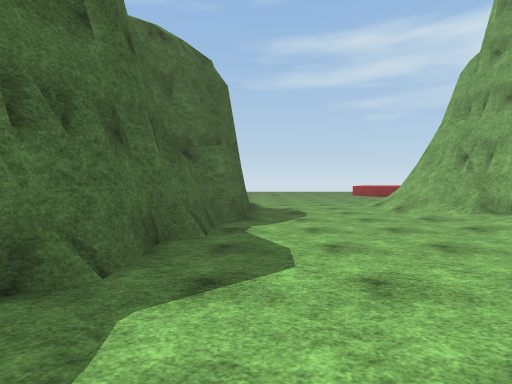
view 1 (above)

22 first-person views from a walk through a scene from a Unity 3-D project. The camera is 1.5 m above the floor, tilts 2° down and sees 80° across. The floor is counted in squares, 2 m on a side. Each view is taken from the middle of a square. On the plan, view 1 faces up. The plan holds only what a view shows up to about 10 squares ahead; the rest is blank. The place goes on beyond the plan. The player character is not drawn. Surface patterns are stand-ins for the level's own textures.

view 2
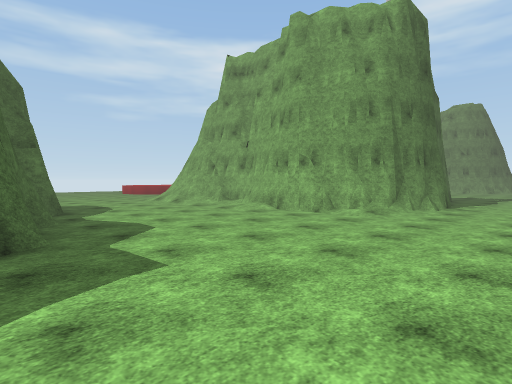

view 3
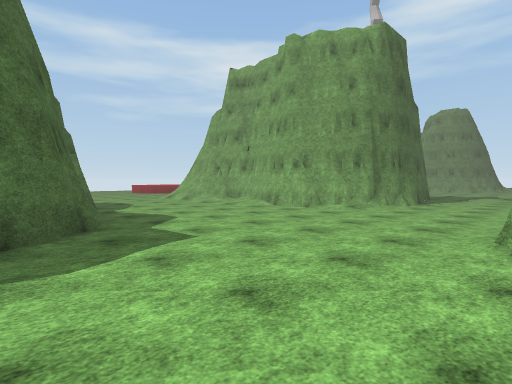

view 4
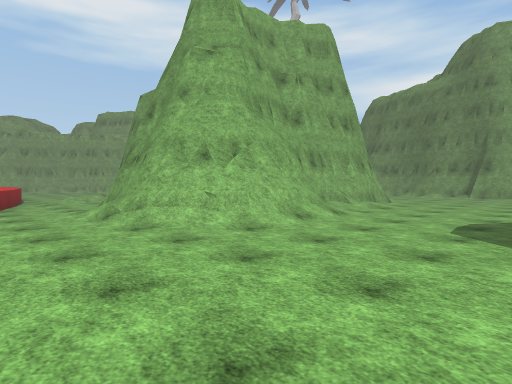

view 5
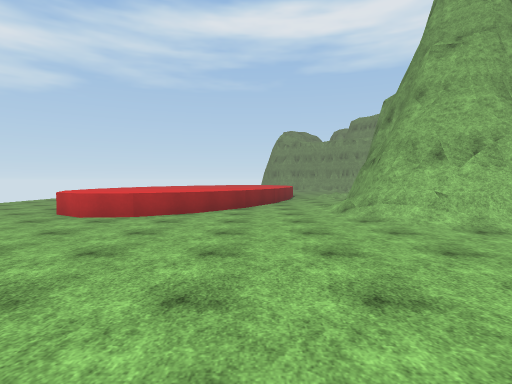

view 6
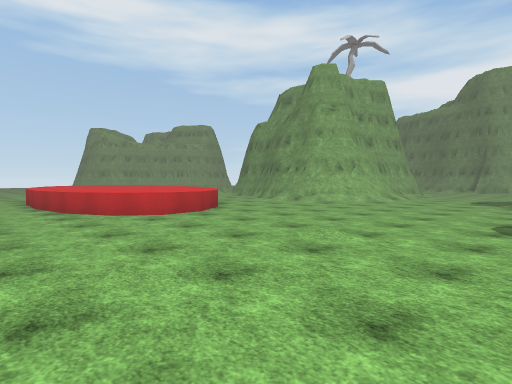

view 7
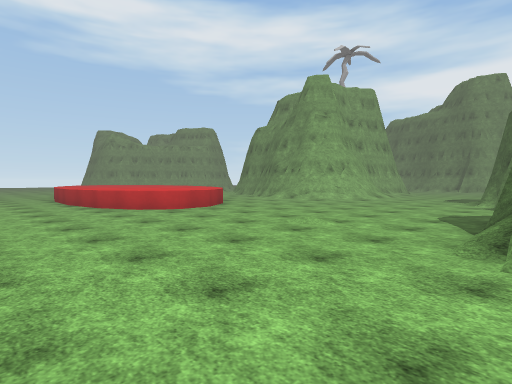

view 8
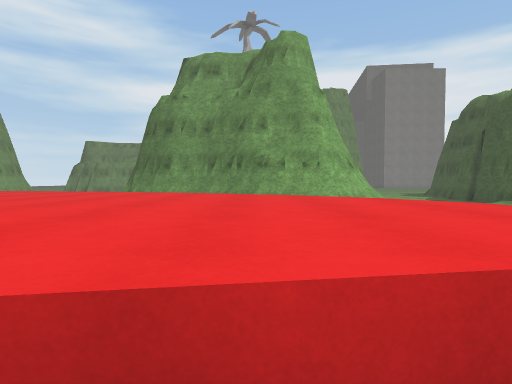

view 9
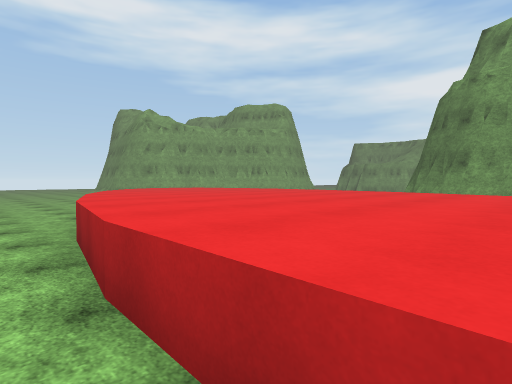

view 10
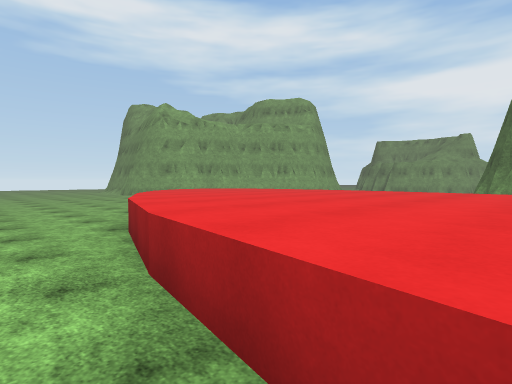

view 11
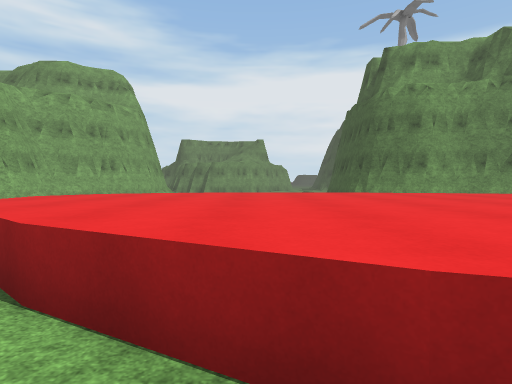

view 12
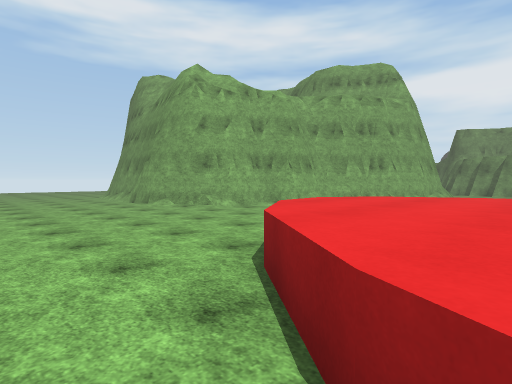

view 13
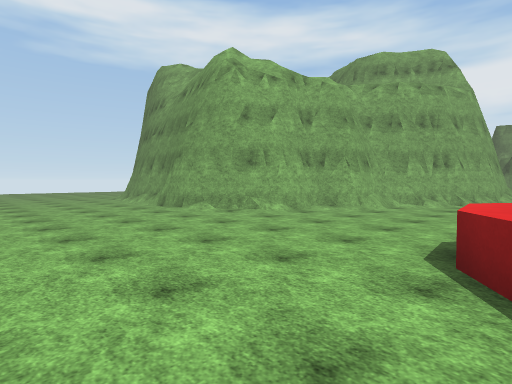

view 14
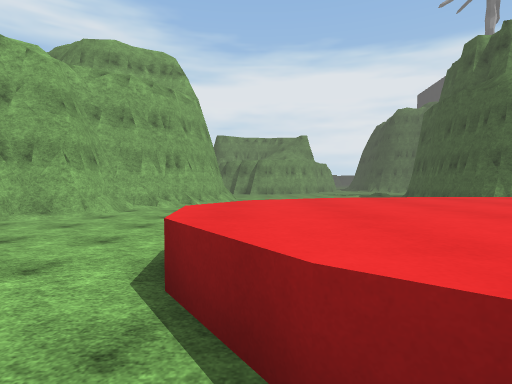

view 15
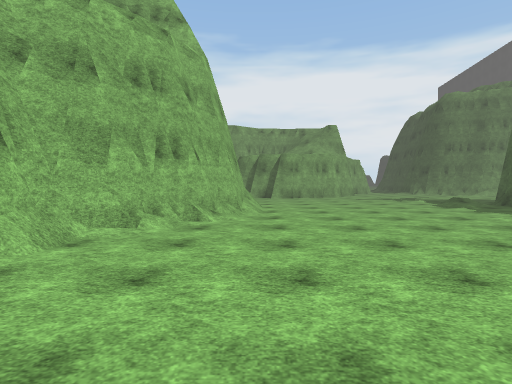

view 16
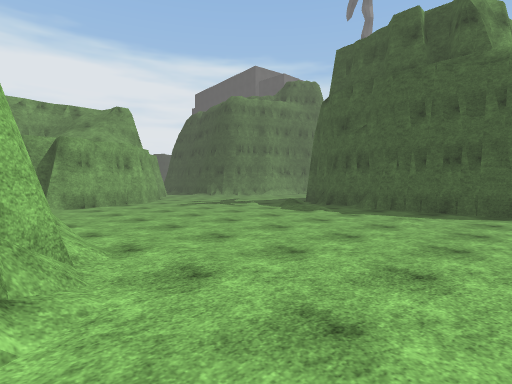

view 17
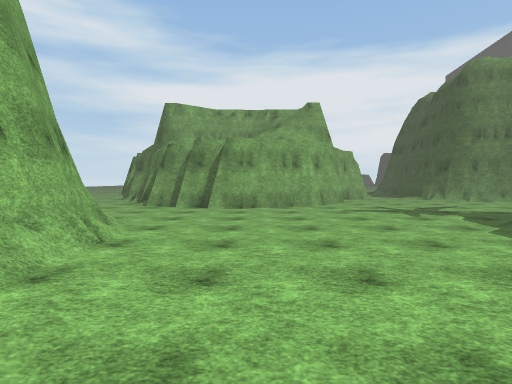

view 18
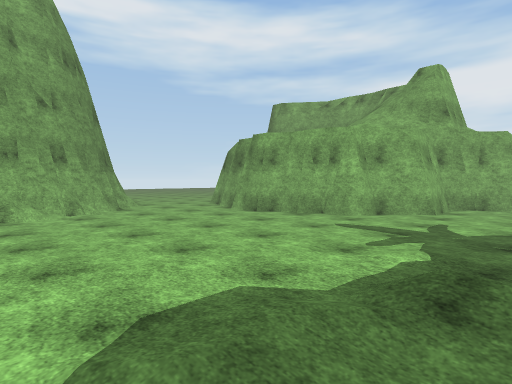

view 19
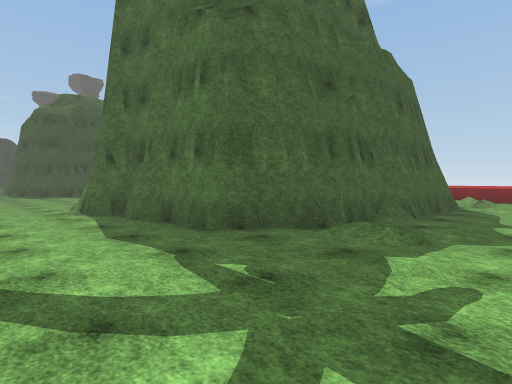

view 20
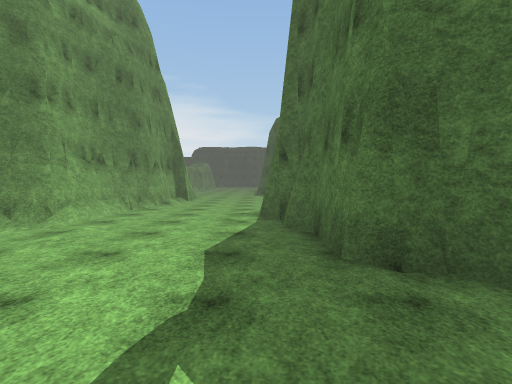

view 21
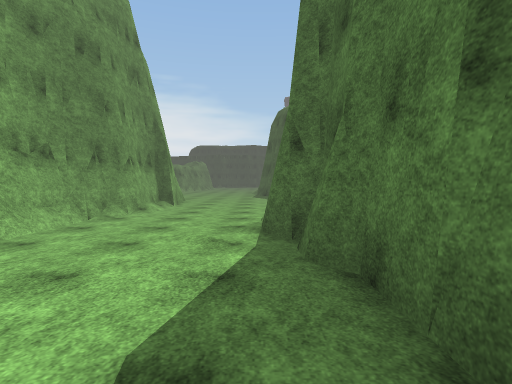

view 22
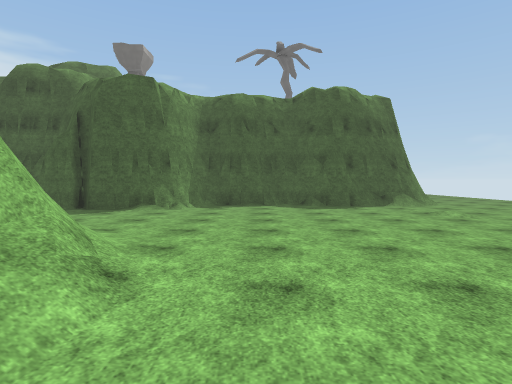

### Floor plan
Key: @ floor where view 1 was taken; # wall or solid block; . main floor; : floor 0.25 m higher than the main floor; / step, stairs or slope; = window, fence, low wall or low ledge; ^ raised ledge.
Columns run from 3 left of view 1 to 26 right of it. Each row starts with its distance up from view 1.
 21  ......
 20  ..............
 19  ...................
 18  .........^^^^^^^...........
 17  #.......^^^^^^^^^^^........
 16  #.......^^^^^^^^^^^^.........
 15  #.......^^^^^^^^^^^^^^.......
 14  #........^^^^^^^^^^^^^.......
 13  #.........^^^^^^^^^^^^.......
 12  #...........^^^^^^^^^^.....##
 11  #......///......^^^.......##
 10  ##..../#####./  .   ......#
  9   #/.../#   ####//  ......##
  8   #/../##     ###/ .......#
  7   #/.../#       #........##
  6   #/.../#       #./.....##
  5   #..../#      ##....../#
  4  ##..../#      #/....../#
  3  #...../#      #.:...../#
  2 ##...../##    ##//......##
  1 #......./######../....../##
  0 ...@.....///.............=#
 -1 ..........................
 -2 ....................#####.
 -3 ....#####..........##   #.

Positions as (right, up) in squares from view 1, and headings:
1: (0, 0), facing up
2: (-2, -2), facing up-right
3: (-3, -3), facing up-right
4: (0, 13), facing down-right
5: (-1, 13), facing right
6: (-1, 20), facing down-right
7: (-2, 21), facing down-right
8: (8, 19), facing down
9: (9, 19), facing down-right
10: (11, 19), facing down-right
11: (16, 18), facing down
12: (17, 17), facing down-right
13: (19, 17), facing down-right
14: (19, 16), facing down
15: (20, 12), facing down
16: (21, 8), facing down-left
17: (18, 7), facing down
18: (13, 4), facing down-right
19: (15, -2), facing up-left
20: (14, 0), facing left
21: (12, 0), facing left
22: (8, 12), facing left
